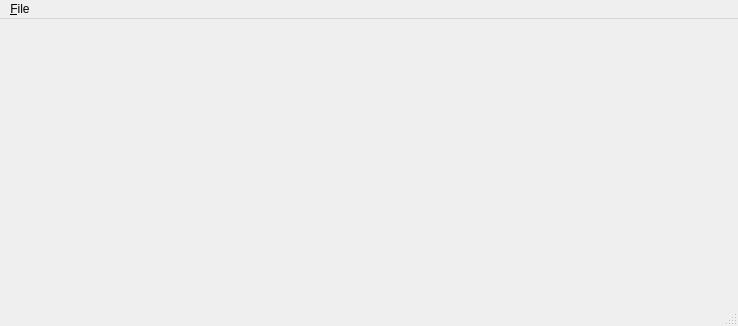
<?xml version="1.0" encoding="UTF-8"?>
<ui version="4.0">
 <class>MainWindow</class>
 <widget class="QMainWindow" name="MainWindow">
  <property name="geometry">
   <rect>
    <x>0</x>
    <y>0</y>
    <width>738</width>
    <height>326</height>
   </rect>
  </property>
  <property name="windowTitle">
   <string>MainWindow</string>
  </property>
  <widget class="QWidget" name="centralwidget"/>
  <widget class="QMenuBar" name="menubar">
   <property name="geometry">
    <rect>
     <x>0</x>
     <y>0</y>
     <width>738</width>
     <height>20</height>
    </rect>
   </property>
   <widget class="QMenu" name="menu_File">
    <property name="title">
     <string>&amp;File</string>
    </property>
    <addaction name="action_Open"/>
    <addaction name="action_Quit"/>
   </widget>
   <addaction name="menu_File"/>
  </widget>
  <widget class="QStatusBar" name="statusbar"/>
  <action name="action_Quit">
   <property name="text">
    <string>&amp;Quit</string>
   </property>
  </action>
  <action name="action_Open">
   <property name="text">
    <string>&amp;Open...</string>
   </property>
  </action>
 </widget>
 <resources/>
 <connections/>
</ui>
